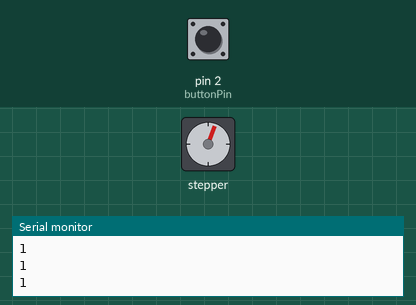
Recording of a program running on a simulated Arduino Uno, built with avr-gcc and run on an emulated ATmega328P. Parts: stepper motor, the last lines printed to the serial monitor. The test bench sets the inputs (shaded band); at power-on: pin 2 (buttonPin) HIGH. Stepper angles assume 2048 steps per turn.

Above: at 1.29 s.
1.3 s: pin 2 (buttonPin) pulled LOW for 1 s
At 2.11 s:
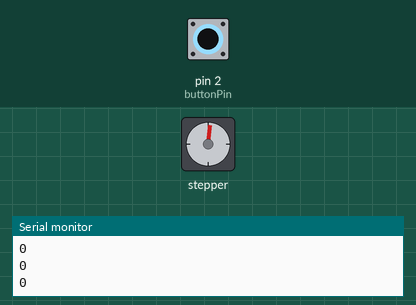
4.3 s: pin 2 (buttonPin) pulled LOW for 3.2 s
At 6.86 s:
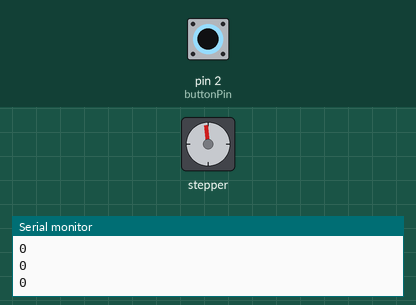
9.0 s: pin 2 (buttonPin) pulled LOW for 3.2 s
At 10.92 s:
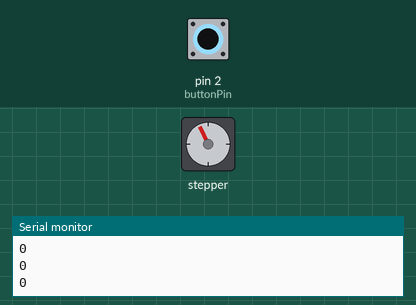
13.7 s: pin 2 (buttonPin) pulled LOW for 3.2 s
At 16.89 s:
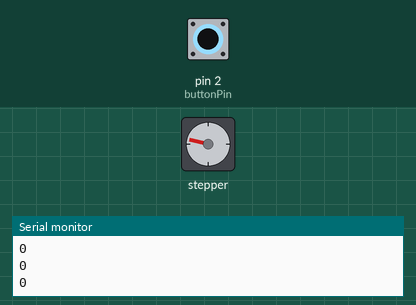
18.4 s: pin 2 (buttonPin) pulled LOW for 3.2 s
23.1 s: pin 2 (buttonPin) driven LOW
Timing chart, 0 to 29.0 s (numbered marks = the images above; inputs shaded):
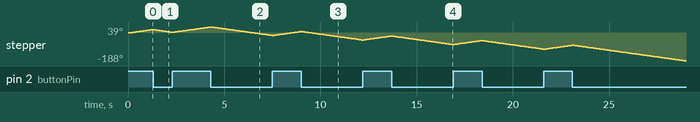

The program:

main.cpp
```cpp
#include <Arduino.h>
#include <Stepper.h>
int buttonPin = 2;
int buttonVal;
int stepsPerRev =2048;
Stepper pMotor(stepsPerRev, 8, 10, 9, 11);
int motSpeed = 3;
int dt = 500;
void setup() {
  // put your setup code here, to run once:
  Serial.begin(9600);
  pMotor.setSpeed(motSpeed);
  pinMode(buttonPin, INPUT);
  digitalWrite(buttonPin, 1);
}

void loop() {
  // put your main code here, to run repeatedly:
  if (buttonVal == 0){
    pMotor.step(-stepsPerRev/512);
  }
  if (buttonVal == 1){
    pMotor.step(stepsPerRev/512);
  }
  buttonVal = digitalRead(buttonPin);
  Serial.println(buttonVal);
}
```
